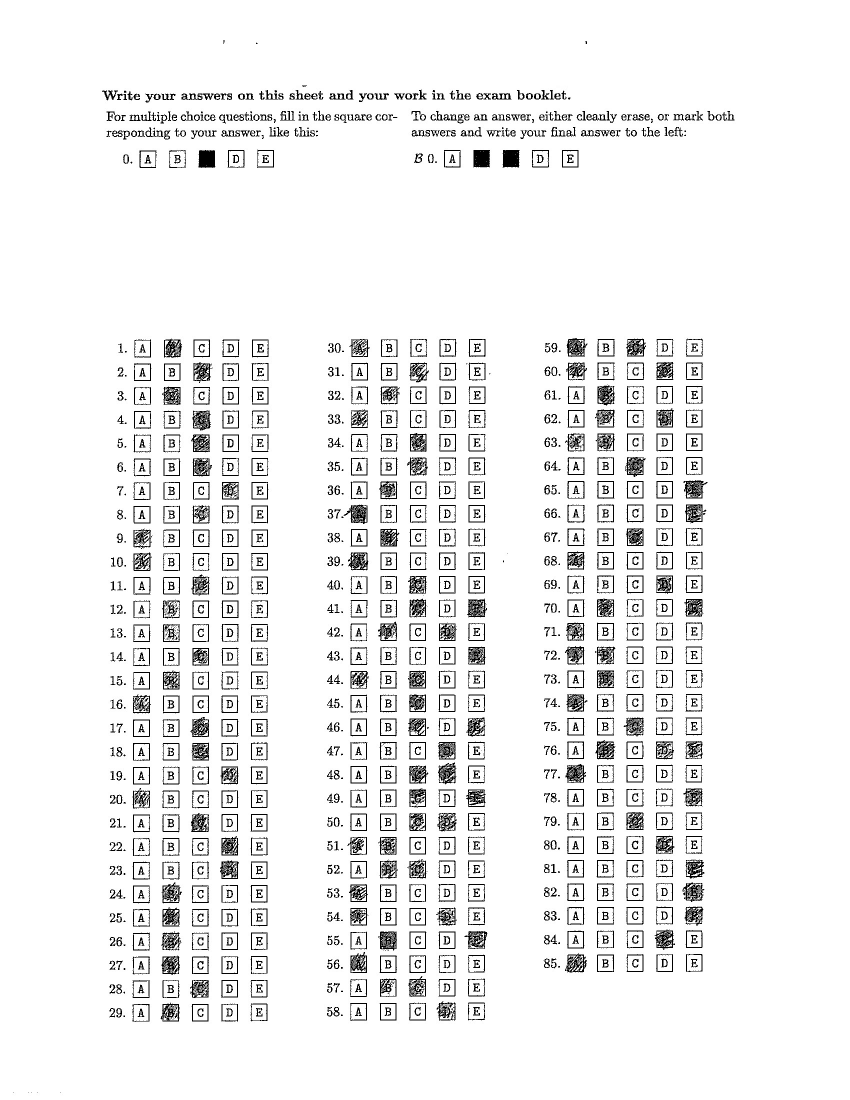
#> input picture test-images/a-3.jpg, 1700 x 2200 px (shown at 1/2 size)
$ python grade-v2.py   (older library calls are emulated)
#> lines starting #> are read from the running program, lines starting #| are printed output that depends on the picture; after the words box and inside, x2 and y2 are one past the last pixel; in counts of white or black regions, pixels touching at a corner belong together
#!/usr/bin/env python
# coding: utf-8

# In[287]:


from PIL import Image
from PIL import ImageFilter
import sys
import random

im = Image.open("test-images/a-3.jpg")
#> im is the input picture: PIL image 1700x2200 L; min 0, max 255, mean 239.4

# Check its width, height, and number of color channels
print("Image is %s pixels wide." % im.width)
#| Image is 1700 pixels wide.
print("Image is %s pixels high." % im.height)
#| Image is 2200 pixels high.
print("Image mode is %s." % im.mode)
#| Image mode is L.

im = im.filter(ImageFilter.GaussianBlur)
im.thumbnail((475,550), Image.ANTIALIAS)
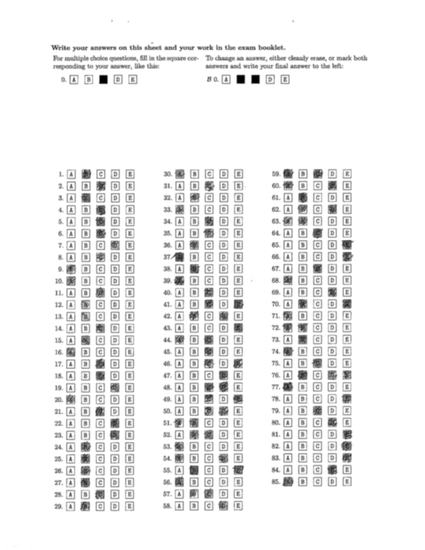
#> im: PIL image 425x550 L; min 0, max 255, mean 239.4


# In[288]:


import math as math
import random
import numpy as np

def pixelValues(coordinateArray):
    pvs = [im.getpixel(coordinate) for coordinate in coordinateArray]
    return pvs

k = 2
clusterCenters = [random.randint(0,255) for _ in range(k)]
clusterAssignments = {i:[] for i in range(k)}
print("Initial Cluster Centers: ", clusterCenters)
for x in range(50):
    clusterAssignments = {i:[] for i in range(k)}
    for x in range(im.width):
        for y in range(im.height):
            p = im.getpixel((x,y))
            closestCenterIndex,closestCenterValue = -1,999
            for cluster_index, cluster_value in enumerate(clusterCenters):
                distance = abs(p-cluster_value)
                if distance < closestCenterValue:
                    closestCenterValue = distance
                    closestCenterIndex = cluster_index
            clusterAssignments[closestCenterIndex].append((x,y))

    clustersChanged = False
    for cluster in clusterAssignments:
       pvs = pixelValues(clusterAssignments[cluster])
       newCenter = int(np.mean(pvs))
       if newCenter != clusterCenters[cluster]:
           clustersChanged=True
       clusterCenters[cluster] = newCenter

    print("New Cluster Centers: ", clusterCenters)
    if clustersChanged is False:
        break
#> this loop made 3 passes
#> after the loop, clusterCenters = [158, 251]


# In[289]:


blacks = clusterAssignments[np.argmin(clusterCenters)]
#> blacks = 30900 items
whites = clusterAssignments[np.argmax(clusterCenters)]
#> whites = 202850 items

for pixel in blacks:
    im.putpixel((pixel),0)
#> this loop made 30900 passes
#> pixel on passes 1 to 3: (51, 45), (51, 46), (52, 45)
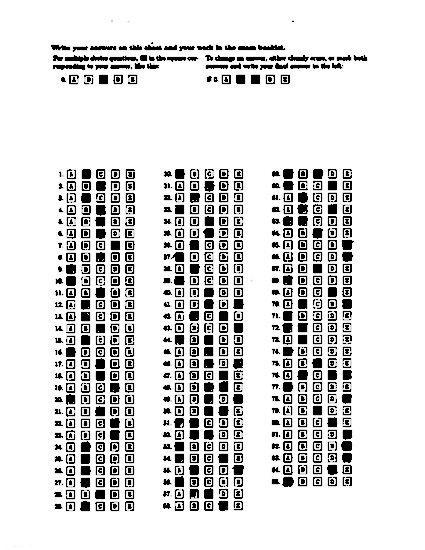
#> im: PIL image 425x550 L; min 0, max 255, mean 218.5
for pixel in whites:
    im.putpixel((pixel),255)
#> this loop made 202850 passes
#> pixel on passes 1 to 3: (0, 0), (0, 1), (0, 2)
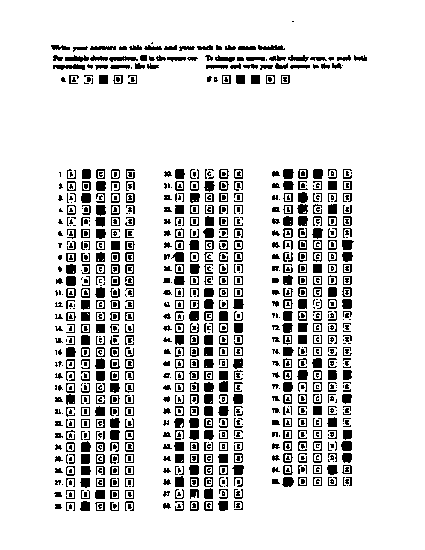
#> im: PIL image 425x550 L; 86.8% white; 1025 black regions (503 under 20 px), largest, box (x1, y1, x2, y2) and area: (53, 64, 85, 70) 127, (109, 56, 138, 62) 104, (65, 55, 89, 62) 103

im.save("segmented.jpg")


# In[290]:


#Find all black regions


answersDetected = 0
percentageThreshold = 85
im_highlighted = im.copy()
im_highlighted = im_highlighted.convert("RGB")
square_size = 8
y = im.height//5
#> y = 110
x = im.width//9
#> x = 47
step_size_y = 1
step_size_x = 1

while y < im.height-10:
    while x < im.width-im.width//9:
        step_size_x = 1
        numBlacks = 0
        totalRegion = square_size * square_size
        for x_offset in range(square_size):
            for y_offset in range(square_size):
                numBlacks += int(im.getpixel((x+x_offset,y+y_offset)) ==0)
        percentageBlack = numBlacks/totalRegion * 100
        if percentageBlack >= percentageThreshold:
            step_size_x = 10
            step_size_y = 1
            answersDetected +=1
            for x_offset in range(square_size):
                for y_offset in range(square_size):
                    im_highlighted.putpixel((x+x_offset,y+y_offset), (255,0,0))
        x = x+step_size_x

    x = im.width//9
    y = y+step_size_y
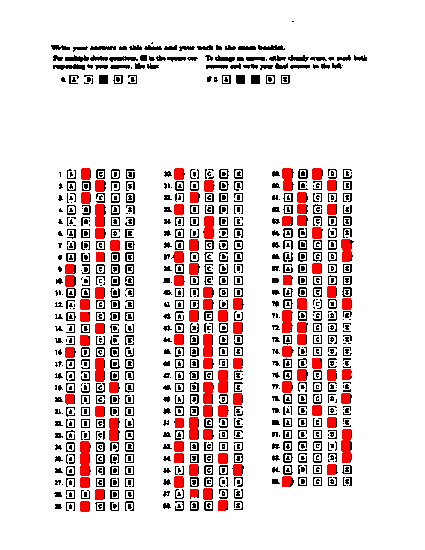
#> im_highlighted: PIL image 425x550 RGB; mean R, G, B 230, 218.7, 218.7
#> after the loop, answersDetected = 451; y = 540


print("At threshold percent", percentageThreshold, ":", answersDetected, "answers were detected")
#| At threshold percent 85 : 451 answers were detected

im_colored_template = im_highlighted.copy()
im_highlighted.save("colored.jpg")


# In[291]:


# find y coordinate of first answer box
answersDetected = 0
percentageThreshold = 30
im_highlighted = im.copy()
im_highlighted = im_highlighted.convert("RGB")
rectangle_width= 300
rectangle_height = 10
y = im.height//5
#> y = 110
x = im.width//9
step_size_y = 1
step_size_x = 1
terminate = False
while x < im.width-im.width//9:
    while y < im.height-10:
        step_size_x = 1
        numBlacks = 0
        totalRegion = rectangle_width * rectangle_height
        for x_offset in range(rectangle_width):
            for y_offset in range(rectangle_height):
                numBlacks += int(im.getpixel((x+x_offset,y+y_offset)) ==0)
        percentageBlack = numBlacks/totalRegion * 100
        if percentageBlack >= percentageThreshold:
            step_size_x = 10
            step_size_y = 1
            answersDetected +=1
            terminate = True
            break
        y = y+step_size_y
    if terminate is True:
        break
    y = im.height//5
    x = x+step_size_x
#> after the loop, answersDetected = 1; x = 47


print("At threshold percent", percentageThreshold, ":", answersDetected, "answers were detected")
#| At threshold percent 30 : 1 answers were detected

# find x coordinate of first answer box
percentageThreshold = 30
im_highlighted = im.copy()
im_highlighted = im_highlighted.convert("RGB")
rectangle_width= 10
rectangle_height = 3
x = im.width//9
newY = y
#> newY = 168
y= newY
#> y = 168
step_size_y = 1
step_size_x = 1
terminate = False
while y < im.height-10:
    while x < im.width-im.width//9:
        step_size_x = 1
        numBlacks = 0
        totalRegion = rectangle_width * rectangle_height
        for x_offset in range(rectangle_width):
            for y_offset in range(rectangle_height):
                numBlacks += int(im.getpixel((x+x_offset,y+y_offset)) ==0)
        percentageBlack = numBlacks/totalRegion * 100
        if percentageBlack >= percentageThreshold:
            step_size_x = 10
            step_size_y = 1
            answersDetected +=1
            for x_offset in range(rectangle_width):
                for y_offset in range(rectangle_height):
                    im_highlighted.putpixel((x+x_offset,y+y_offset), (255,0,0))

            terminate = True
            break
        x = x+step_size_x
    if terminate is True:
        break
    y = y +step_size_y
#> this loop made 1 pass
#> after the loop, answersDetected = 2; x = 66; y = 168


im_highlighted.putpixel((x+5,y),(0,0,255))
im_highlighted.putpixel((x+5,y-1),(0,0,255))
im_highlighted.putpixel((x+5,y-2),(0,0,255))
im_highlighted.putpixel((x+5,y+1),(0,0,255))
im_highlighted.putpixel((x+5,y+2),(0,0,255))
im_highlighted.putpixel((x+4,y),(0,0,255))
im_highlighted.putpixel((x+4,y-1),(0,0,255))
im_highlighted.putpixel((x+4,y-2),(0,0,255))
im_highlighted.putpixel((x+4,y+1),(0,0,255))
im_highlighted.putpixel((x+4,y+2),(0,0,255))

print("Corner Coordinate:",(x,y))
#| Corner Coordinate: (66, 168)

START_COORDINATE = (x+5,y+5)
#> START_COORDINATE = (71, 173)

im_highlighted.save("corner.jpg")


# In[299]:


x = START_COORDINATE[0]
#> x = 71
y = START_COORDINATE[1]
#> y = 173

im_colored = im_colored_template.copy()
#starting at center of first box (start_coordinate), jump right RIGHT_JUMP pixels at a time, reading whether
#there is a red pixel present, then reset x to start coordinate and jump down DOWN_JUMP pixels


RIGHT_JUMP = 15
DOWN_JUMP = 12
question_number = 1
answerDictionary = {i:[] for i in range(1,86)}
allWhite = True
while True:
    y_offset = DOWN_JUMP * (question_number - 1)
    allWhite = True
    for x_offset,symbol in zip([RIGHT_JUMP * i for i in range(5)], ["A","B","C","D","E"]):

        p = im_colored.getpixel((x+x_offset, y+y_offset))


        for i in range(-3,1):
            im_colored.putpixel((x+x_offset, y+y_offset-i), (0,255,0))
        if p == (255,0,0):
            answerDictionary[question_number].append(symbol)
            allWhite = False
        if p == (0,0,0):
            allWhite = False

    margin_x = START_COORDINATE[0] - int(RIGHT_JUMP * 1.5) if question_number <10 else START_COORDINATE[0] - int(RIGHT_JUMP * 1.75)
    numBlacks = 0
    rectangle_height = 10
    rectangle_width = 10
    totalRegion = rectangle_width * rectangle_height
    percentageThreshold = 10
    for x_kernel in range(rectangle_width):
        for y_kernel in range(rectangle_height):
            numBlacks += int(im_colored.getpixel((margin_x+x_kernel,y+y_offset-5+y_kernel)) ==0)
            im_colored.putpixel((margin_x+x_kernel,y+y_offset-5+y_kernel), (0,255,0))
    percentageBlack = numBlacks/totalRegion * 100
    if percentageBlack >= percentageThreshold:
       answerDictionary[question_number].append('x')
    if not allWhite:
        question_number+=1
    else:
        break
#> this loop made 30 passes
#> margin_x on passes 1 to 12: 49, 49, 49, 49, 49, 49, 49, 49, 49, 45, 45, 45
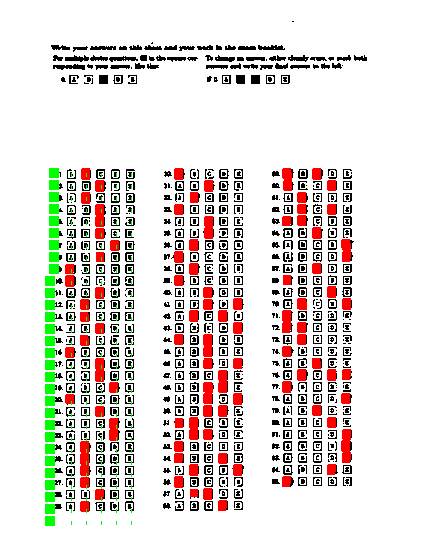
#> im_colored: PIL image 425x550 RGB; mean R, G, B 226.4, 219.1, 215.1
#> after the loop, question_number = 30


im_colored.save("colored2.jpg")


print("Answers Detected Column 1:", answerDictionary)


#find next column,update X part of START_COORDINATE, then repeat above procedure
x = START_COORDINATE[0] + (RIGHT_JUMP *6)
#> x = 161


#find next column, update X part of START_COORDINATE, then repeat above procedure


# In[292]:
